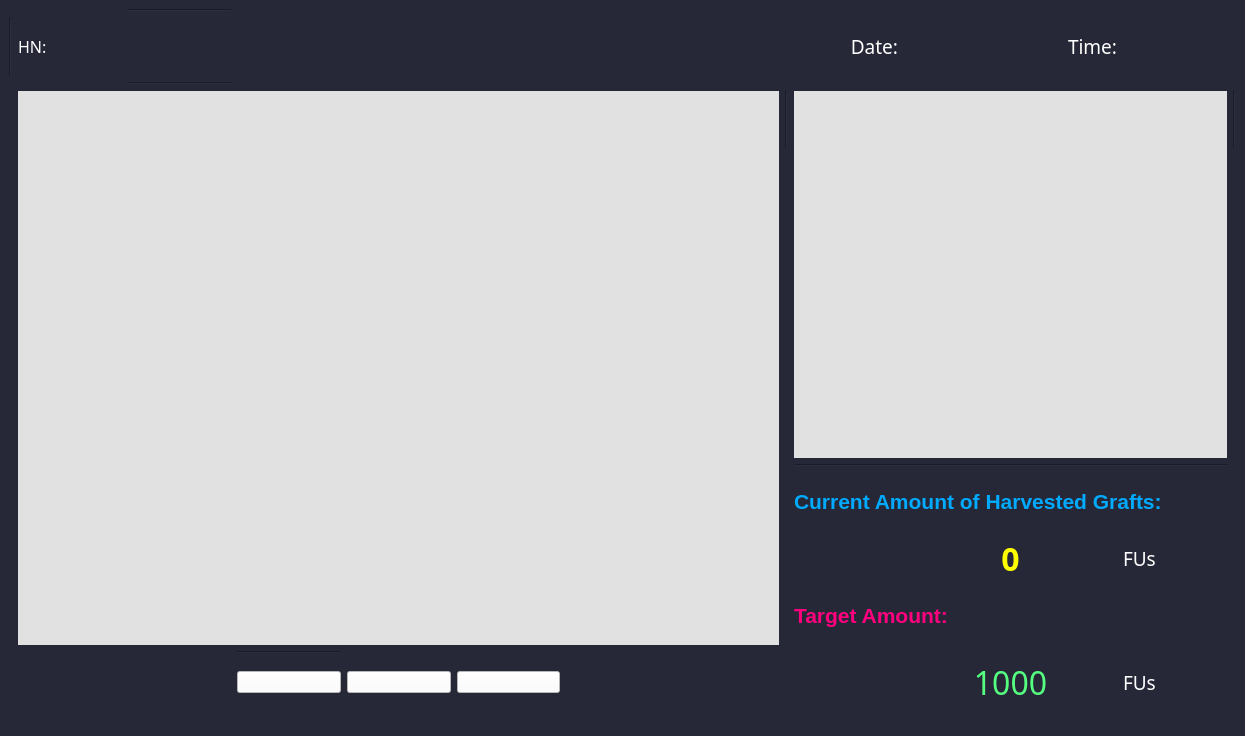
<?xml version="1.0" encoding="UTF-8"?>
<ui version="4.0">
 <class>MainWindow</class>
 <widget class="QMainWindow" name="MainWindow">
  <property name="geometry">
   <rect>
    <x>0</x>
    <y>0</y>
    <width>1245</width>
    <height>736</height>
   </rect>
  </property>
  <property name="windowTitle">
   <string>MainWindow</string>
  </property>
  <property name="windowIcon">
   <iconset>
    <normaloff>hairstyle.png</normaloff>hairstyle.png</iconset>
  </property>
  <property name="styleSheet">
   <string notr="true">background-color: rgb(38, 40, 55);</string>
  </property>
  <widget class="QWidget" name="centralwidget">
   <layout class="QGridLayout" name="gridLayout_21">
    <item row="1" column="2" colspan="4">
     <layout class="QGridLayout" name="gridLayout_2">
      <item row="0" column="0">
       <widget class="QLabel" name="label_HN">
        <property name="font">
         <font>
          <family>Myriad Hebrew</family>
          <pointsize>14</pointsize>
         </font>
        </property>
        <property name="text">
         <string/>
        </property>
       </widget>
      </item>
     </layout>
    </item>
    <item row="3" column="9" rowspan="6" colspan="4">
     <layout class="QGridLayout" name="gridLayout_12">
      <item row="0" column="0">
       <widget class="QLabel" name="label_smallCam">
        <property name="styleSheet">
         <string notr="true">background-color: rgb(225, 225, 225);</string>
        </property>
        <property name="text">
         <string/>
        </property>
       </widget>
      </item>
      <item row="1" column="0">
       <widget class="Line" name="line_6">
        <property name="orientation">
         <enum>Qt::Horizontal</enum>
        </property>
       </widget>
      </item>
     </layout>
    </item>
    <item row="1" column="1">
     <layout class="QGridLayout" name="gridLayout">
      <item row="0" column="0">
       <widget class="QLabel" name="label">
        <property name="font">
         <font>
          <family>Myriad Hebrew</family>
          <pointsize>12</pointsize>
         </font>
        </property>
        <property name="text">
         <string>&lt;html&gt;&lt;head/&gt;&lt;body&gt;&lt;p&gt;&lt;span style=&quot; color:#ffffff;&quot;&gt;HN:&lt;/span&gt;&lt;/p&gt;&lt;/body&gt;&lt;/html&gt;</string>
        </property>
       </widget>
      </item>
     </layout>
    </item>
    <item row="13" column="1" colspan="2">
     <layout class="QGridLayout" name="gridLayout_5"/>
    </item>
    <item row="13" column="6" colspan="2">
     <layout class="QGridLayout" name="gridLayout_9"/>
    </item>
    <item row="3" column="1" rowspan="9" colspan="7">
     <layout class="QGridLayout" name="gridLayout_4">
      <item row="0" column="0">
       <widget class="QLabel" name="label_bigCam">
        <property name="styleSheet">
         <string notr="true">background-color: rgb(225, 225, 225);</string>
        </property>
        <property name="text">
         <string/>
        </property>
       </widget>
      </item>
     </layout>
    </item>
    <item row="13" column="9">
     <layout class="QGridLayout" name="gridLayout_18">
      <item row="0" column="0">
       <widget class="QLabel" name="label_12">
        <property name="styleSheet">
         <string notr="true">image: url(:/BGimage/target (2).png);</string>
        </property>
        <property name="text">
         <string/>
        </property>
       </widget>
      </item>
     </layout>
    </item>
    <item row="13" column="10" colspan="2">
     <layout class="QGridLayout" name="gridLayout_19">
      <item row="0" column="0">
       <widget class="QLabel" name="label_targetAmount">
        <property name="font">
         <font>
          <family>Myriad Hebrew</family>
          <pointsize>24</pointsize>
         </font>
        </property>
        <property name="text">
         <string>&lt;html&gt;&lt;head/&gt;&lt;body&gt;&lt;p&gt;&lt;span style=&quot; color:#55ff7f;&quot;&gt;1000&lt;/span&gt;&lt;/p&gt;&lt;/body&gt;&lt;/html&gt;</string>
        </property>
        <property name="alignment">
         <set>Qt::AlignCenter</set>
        </property>
       </widget>
      </item>
     </layout>
    </item>
    <item row="12" column="3">
     <widget class="Line" name="line_7">
      <property name="orientation">
       <enum>Qt::Horizontal</enum>
      </property>
     </widget>
    </item>
    <item row="13" column="12">
     <layout class="QGridLayout" name="gridLayout_20">
      <item row="0" column="0">
       <widget class="QLabel" name="label_9">
        <property name="font">
         <font>
          <family>Myriad Hebrew</family>
          <pointsize>14</pointsize>
         </font>
        </property>
        <property name="text">
         <string>&lt;html&gt;&lt;head/&gt;&lt;body&gt;&lt;p&gt;&lt;span style=&quot; color:#ffffff;&quot;&gt;FUs&lt;/span&gt;&lt;/p&gt;&lt;/body&gt;&lt;/html&gt;</string>
        </property>
       </widget>
      </item>
     </layout>
    </item>
    <item row="1" column="6" colspan="2">
     <layout class="QGridLayout" name="gridLayout_3"/>
    </item>
    <item row="11" column="9" colspan="4">
     <layout class="QGridLayout" name="gridLayout_17">
      <item row="0" column="0">
       <widget class="QLabel" name="label_10">
        <property name="font">
         <font>
          <family>Nirmala UI</family>
          <pointsize>16</pointsize>
          <weight>75</weight>
          <bold>true</bold>
         </font>
        </property>
        <property name="text">
         <string>&lt;html&gt;&lt;head/&gt;&lt;body&gt;&lt;p&gt;&lt;span style=&quot; color:#ff007f;&quot;&gt;  Target Amount:&lt;/span&gt;&lt;/p&gt;&lt;/body&gt;&lt;/html&gt;</string>
        </property>
       </widget>
      </item>
     </layout>
    </item>
    <item row="3" column="8">
     <widget class="Line" name="line">
      <property name="orientation">
       <enum>Qt::Vertical</enum>
      </property>
     </widget>
    </item>
    <item row="3" column="13">
     <widget class="Line" name="line_3">
      <property name="orientation">
       <enum>Qt::Vertical</enum>
      </property>
     </widget>
    </item>
    <item row="2" column="2">
     <widget class="Line" name="line_4">
      <property name="orientation">
       <enum>Qt::Horizontal</enum>
      </property>
     </widget>
    </item>
    <item row="10" column="10" colspan="2">
     <layout class="QGridLayout" name="gridLayout_15">
      <item row="0" column="0">
       <widget class="QLabel" name="label_currentAmount">
        <property name="font">
         <font>
          <family>Myriad Hebrew</family>
          <pointsize>24</pointsize>
         </font>
        </property>
        <property name="text">
         <string>&lt;html&gt;&lt;head/&gt;&lt;body&gt;&lt;p&gt;&lt;span style=&quot; font-weight:600; color:#ffff00;&quot;&gt;0&lt;/span&gt;&lt;/p&gt;&lt;/body&gt;&lt;/html&gt;</string>
        </property>
        <property name="alignment">
         <set>Qt::AlignCenter</set>
        </property>
       </widget>
      </item>
     </layout>
    </item>
    <item row="10" column="12">
     <layout class="QGridLayout" name="gridLayout_13">
      <item row="0" column="0">
       <widget class="QLabel" name="label_8">
        <property name="font">
         <font>
          <family>Myriad Hebrew</family>
          <pointsize>14</pointsize>
         </font>
        </property>
        <property name="text">
         <string>&lt;html&gt;&lt;head/&gt;&lt;body&gt;&lt;p&gt;&lt;span style=&quot; font-size:14pt; color:#ffffff;&quot;&gt;FUs&lt;/span&gt;&lt;/p&gt;&lt;/body&gt;&lt;/html&gt;</string>
        </property>
       </widget>
      </item>
     </layout>
    </item>
    <item row="13" column="4">
     <layout class="QGridLayout" name="gridLayout_7">
      <item row="0" column="0">
       <widget class="QPushButton" name="playButton">
        <property name="sizePolicy">
         <sizepolicy hsizetype="Minimum" vsizetype="Fixed">
          <horstretch>0</horstretch>
          <verstretch>0</verstretch>
         </sizepolicy>
        </property>
        <property name="styleSheet">
         <string notr="true">background-color: rgb(255, 255, 255);</string>
        </property>
        <property name="text">
         <string/>
        </property>
        <property name="icon">
         <iconset>
          <normaloff>play-button.png</normaloff>play-button.png</iconset>
        </property>
        <property name="iconSize">
         <size>
          <width>40</width>
          <height>40</height>
         </size>
        </property>
       </widget>
      </item>
     </layout>
    </item>
    <item row="13" column="5">
     <layout class="QGridLayout" name="gridLayout_8">
      <item row="0" column="0">
       <widget class="QPushButton" name="stopButton">
        <property name="sizePolicy">
         <sizepolicy hsizetype="Minimum" vsizetype="Fixed">
          <horstretch>0</horstretch>
          <verstretch>0</verstretch>
         </sizepolicy>
        </property>
        <property name="styleSheet">
         <string notr="true">background-color: rgb(255, 255, 255);</string>
        </property>
        <property name="text">
         <string/>
        </property>
        <property name="icon">
         <iconset>
          <normaloff>stop.png</normaloff>stop.png</iconset>
        </property>
        <property name="iconSize">
         <size>
          <width>40</width>
          <height>40</height>
         </size>
        </property>
       </widget>
      </item>
     </layout>
    </item>
    <item row="9" column="9" colspan="4">
     <layout class="QGridLayout" name="gridLayout_14">
      <item row="0" column="0">
       <widget class="QLabel" name="label_4">
        <property name="font">
         <font>
          <family>Nirmala UI</family>
          <pointsize>16</pointsize>
         </font>
        </property>
        <property name="text">
         <string>&lt;html&gt;&lt;head/&gt;&lt;body&gt;&lt;p&gt;&lt;span style=&quot; font-weight:600; color:#00aaff;&quot;&gt;  Current Amount of Harvested Grafts: &lt;/span&gt;&lt;/p&gt;&lt;/body&gt;&lt;/html&gt;</string>
        </property>
       </widget>
      </item>
     </layout>
    </item>
    <item row="13" column="3">
     <layout class="QGridLayout" name="gridLayout_6">
      <item row="0" column="0">
       <widget class="QPushButton" name="pauseButton">
        <property name="sizePolicy">
         <sizepolicy hsizetype="Minimum" vsizetype="Fixed">
          <horstretch>0</horstretch>
          <verstretch>0</verstretch>
         </sizepolicy>
        </property>
        <property name="styleSheet">
         <string notr="true">background-color: rgb(255, 255, 255);</string>
        </property>
        <property name="text">
         <string/>
        </property>
        <property name="icon">
         <iconset>
          <normaloff>pause.png</normaloff>pause.png</iconset>
        </property>
        <property name="iconSize">
         <size>
          <width>40</width>
          <height>40</height>
         </size>
        </property>
       </widget>
      </item>
     </layout>
    </item>
    <item row="10" column="9">
     <layout class="QGridLayout" name="gridLayout_16">
      <item row="0" column="0">
       <widget class="QLabel" name="label_11">
        <property name="sizePolicy">
         <sizepolicy hsizetype="Preferred" vsizetype="Fixed">
          <horstretch>0</horstretch>
          <verstretch>0</verstretch>
         </sizepolicy>
        </property>
        <property name="font">
         <font>
          <pointsize>22</pointsize>
         </font>
        </property>
        <property name="styleSheet">
         <string notr="true">image: url(:/BGimage/epidermis.png);</string>
        </property>
        <property name="text">
         <string/>
        </property>
       </widget>
      </item>
     </layout>
    </item>
    <item row="0" column="2">
     <widget class="Line" name="line_5">
      <property name="orientation">
       <enum>Qt::Horizontal</enum>
      </property>
     </widget>
    </item>
    <item row="1" column="0">
     <widget class="Line" name="line_2">
      <property name="orientation">
       <enum>Qt::Vertical</enum>
      </property>
     </widget>
    </item>
    <item row="1" column="12">
     <layout class="QGridLayout" name="gridLayout_23">
      <item row="0" column="0">
       <widget class="QLabel" name="label_time">
        <property name="font">
         <font>
          <family>Myriad Hebrew</family>
          <pointsize>14</pointsize>
         </font>
        </property>
        <property name="text">
         <string>&lt;html&gt;&lt;head/&gt;&lt;body&gt;&lt;p&gt;&lt;br/&gt;&lt;/p&gt;&lt;/body&gt;&lt;/html&gt;</string>
        </property>
        <property name="alignment">
         <set>Qt::AlignCenter</set>
        </property>
       </widget>
      </item>
     </layout>
    </item>
    <item row="1" column="10">
     <layout class="QGridLayout" name="gridLayout_11">
      <item row="0" column="0">
       <widget class="QLabel" name="label_date">
        <property name="font">
         <font>
          <family>Myriad Hebrew</family>
          <pointsize>14</pointsize>
         </font>
        </property>
        <property name="text">
         <string>&lt;html&gt;&lt;head/&gt;&lt;body&gt;&lt;p&gt;&lt;br/&gt;&lt;/p&gt;&lt;/body&gt;&lt;/html&gt;</string>
        </property>
        <property name="alignment">
         <set>Qt::AlignCenter</set>
        </property>
       </widget>
      </item>
     </layout>
    </item>
    <item row="1" column="9">
     <layout class="QGridLayout" name="gridLayout_10">
      <item row="0" column="0">
       <widget class="QLabel" name="label_13">
        <property name="font">
         <font>
          <family>Myriad Hebrew</family>
          <pointsize>12</pointsize>
         </font>
        </property>
        <property name="text">
         <string>&lt;html&gt;&lt;head/&gt;&lt;body&gt;&lt;p&gt;&lt;span style=&quot; font-size:14pt; color:#ffffff;&quot;&gt;Date:&lt;/span&gt;&lt;/p&gt;&lt;/body&gt;&lt;/html&gt;</string>
        </property>
        <property name="alignment">
         <set>Qt::AlignRight|Qt::AlignTrailing|Qt::AlignVCenter</set>
        </property>
       </widget>
      </item>
     </layout>
    </item>
    <item row="1" column="11">
     <layout class="QGridLayout" name="gridLayout_22">
      <item row="0" column="0">
       <widget class="QLabel" name="label_14">
        <property name="font">
         <font>
          <family>Myriad Hebrew</family>
          <pointsize>14</pointsize>
         </font>
        </property>
        <property name="text">
         <string>&lt;html&gt;&lt;head/&gt;&lt;body&gt;&lt;p&gt;&lt;span style=&quot; color:#ffffff;&quot;&gt;Time:&lt;/span&gt;&lt;/p&gt;&lt;/body&gt;&lt;/html&gt;</string>
        </property>
        <property name="alignment">
         <set>Qt::AlignRight|Qt::AlignTrailing|Qt::AlignVCenter</set>
        </property>
       </widget>
      </item>
     </layout>
    </item>
   </layout>
  </widget>
  <widget class="QMenuBar" name="menubar">
   <property name="geometry">
    <rect>
     <x>0</x>
     <y>0</y>
     <width>1245</width>
     <height>26</height>
    </rect>
   </property>
  </widget>
  <widget class="QStatusBar" name="statusbar"/>
 </widget>
 <resources>
  <include location="resources.qrc"/>
 </resources>
 <connections/>
</ui>
